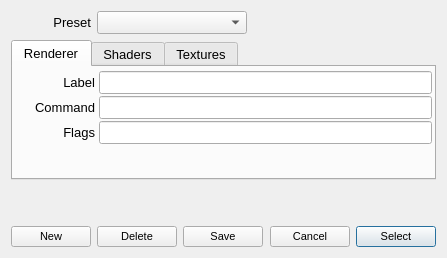
<?xml version="1.0" encoding="UTF-8"?>
<ui version="4.0">
 <class>meRendererSetup</class>
 <widget class="QDialog" name="meRendererSetup">
  <property name="geometry">
   <rect>
    <x>0</x>
    <y>0</y>
    <width>447</width>
    <height>258</height>
   </rect>
  </property>
  <property name="windowTitle">
   <string>Renderer preset setup</string>
  </property>
  <layout class="QGridLayout" name="gridLayout">
   <item row="0" column="0">
    <layout class="QHBoxLayout" name="horizontalLayout">
     <item>
      <widget class="QLabel" name="labelPreset">
       <property name="minimumSize">
        <size>
         <width>80</width>
         <height>0</height>
        </size>
       </property>
       <property name="maximumSize">
        <size>
         <width>16777215</width>
         <height>16777215</height>
        </size>
       </property>
       <property name="font">
        <font>
         <family>MS Shell Dlg 2</family>
         <pointsize>10</pointsize>
        </font>
       </property>
       <property name="text">
        <string>Preset</string>
       </property>
       <property name="alignment">
        <set>Qt::AlignRight|Qt::AlignTrailing|Qt::AlignVCenter</set>
       </property>
      </widget>
     </item>
     <item>
      <widget class="QComboBox" name="listPreset">
       <property name="minimumSize">
        <size>
         <width>150</width>
         <height>0</height>
        </size>
       </property>
       <property name="font">
        <font>
         <pointsize>10</pointsize>
        </font>
       </property>
       <property name="editable">
        <bool>false</bool>
       </property>
       <property name="insertPolicy">
        <enum>QComboBox::InsertAtBottom</enum>
       </property>
       <property name="sizeAdjustPolicy">
        <enum>QComboBox::AdjustToContentsOnFirstShow</enum>
       </property>
       <property name="frame">
        <bool>true</bool>
       </property>
      </widget>
     </item>
     <item>
      <spacer name="horizontalSpacer">
       <property name="orientation">
        <enum>Qt::Horizontal</enum>
       </property>
       <property name="sizeHint" stdset="0">
        <size>
         <width>138</width>
         <height>20</height>
        </size>
       </property>
      </spacer>
     </item>
    </layout>
   </item>
   <item row="5" column="0">
    <layout class="QHBoxLayout" name="btnlt" stretch="0,0,0,1,0,0">
     <property name="spacing">
      <number>6</number>
     </property>
     <item>
      <widget class="QPushButton" name="newButton">
       <property name="minimumSize">
        <size>
         <width>60</width>
         <height>0</height>
        </size>
       </property>
       <property name="font">
        <font>
         <pointsize>8</pointsize>
        </font>
       </property>
       <property name="toolTip">
        <string extracomment="(Create new renderer preset)">Create new renderer preset</string>
       </property>
       <property name="text">
        <string extracomment="(Create new renderer preset) ">New</string>
       </property>
       <property name="autoDefault">
        <bool>false</bool>
       </property>
      </widget>
     </item>
     <item>
      <widget class="QPushButton" name="deleteButton">
       <property name="minimumSize">
        <size>
         <width>60</width>
         <height>0</height>
        </size>
       </property>
       <property name="font">
        <font>
         <pointsize>8</pointsize>
        </font>
       </property>
       <property name="toolTip">
        <string extracomment="Delete current renderer preset">Delete current renderer preset</string>
       </property>
       <property name="text">
        <string>Delete</string>
       </property>
       <property name="autoDefault">
        <bool>false</bool>
       </property>
      </widget>
     </item>
     <item>
      <widget class="QPushButton" name="saveButton">
       <property name="minimumSize">
        <size>
         <width>60</width>
         <height>0</height>
        </size>
       </property>
       <property name="font">
        <font>
         <pointsize>8</pointsize>
        </font>
       </property>
       <property name="toolTip">
        <string>Save current renderer preset</string>
       </property>
       <property name="text">
        <string>Save</string>
       </property>
       <property name="autoDefault">
        <bool>false</bool>
       </property>
      </widget>
     </item>
     <item>
      <spacer name="horizontalSpacer_4">
       <property name="orientation">
        <enum>Qt::Horizontal</enum>
       </property>
       <property name="sizeHint" stdset="0">
        <size>
         <width>40</width>
         <height>20</height>
        </size>
       </property>
      </spacer>
     </item>
     <item>
      <widget class="QPushButton" name="cancelButton">
       <property name="minimumSize">
        <size>
         <width>80</width>
         <height>0</height>
        </size>
       </property>
       <property name="font">
        <font>
         <pointsize>8</pointsize>
        </font>
       </property>
       <property name="text">
        <string>Cancel</string>
       </property>
       <property name="autoDefault">
        <bool>false</bool>
       </property>
      </widget>
     </item>
     <item>
      <widget class="QPushButton" name="okButton">
       <property name="minimumSize">
        <size>
         <width>80</width>
         <height>0</height>
        </size>
       </property>
       <property name="font">
        <font>
         <pointsize>8</pointsize>
        </font>
       </property>
       <property name="toolTip">
        <string>Select current renderer preset</string>
       </property>
       <property name="text">
        <string>Select</string>
       </property>
       <property name="autoDefault">
        <bool>true</bool>
       </property>
       <property name="default">
        <bool>true</bool>
       </property>
      </widget>
     </item>
    </layout>
   </item>
   <item row="1" column="0">
    <widget class="QTabWidget" name="tabs">
     <property name="minimumSize">
      <size>
       <width>0</width>
       <height>140</height>
      </size>
     </property>
     <property name="maximumSize">
      <size>
       <width>16777215</width>
       <height>140</height>
      </size>
     </property>
     <property name="font">
      <font>
       <pointsize>10</pointsize>
       <weight>50</weight>
       <italic>false</italic>
       <bold>false</bold>
      </font>
     </property>
     <property name="layoutDirection">
      <enum>Qt::LeftToRight</enum>
     </property>
     <property name="autoFillBackground">
      <bool>true</bool>
     </property>
     <property name="tabPosition">
      <enum>QTabWidget::North</enum>
     </property>
     <property name="tabShape">
      <enum>QTabWidget::Rounded</enum>
     </property>
     <property name="currentIndex">
      <number>0</number>
     </property>
     <property name="elideMode">
      <enum>Qt::ElideLeft</enum>
     </property>
     <property name="usesScrollButtons">
      <bool>false</bool>
     </property>
     <property name="documentMode">
      <bool>false</bool>
     </property>
     <property name="tabsClosable">
      <bool>false</bool>
     </property>
     <widget class="QWidget" name="tab1">
      <attribute name="title">
       <string>Renderer</string>
      </attribute>
      <layout class="QVBoxLayout" name="verticalLayout_2">
       <property name="spacing">
        <number>2</number>
       </property>
       <property name="leftMargin">
        <number>2</number>
       </property>
       <property name="topMargin">
        <number>4</number>
       </property>
       <property name="rightMargin">
        <number>2</number>
       </property>
       <property name="bottomMargin">
        <number>2</number>
       </property>
       <item>
        <layout class="QHBoxLayout" name="horizontalLayout_2" stretch="0,1">
         <property name="spacing">
          <number>4</number>
         </property>
         <item>
          <widget class="QLabel" name="labelName">
           <property name="minimumSize">
            <size>
             <width>80</width>
             <height>0</height>
            </size>
           </property>
           <property name="baseSize">
            <size>
             <width>150</width>
             <height>0</height>
            </size>
           </property>
           <property name="font">
            <font>
             <pointsize>10</pointsize>
            </font>
           </property>
           <property name="text">
            <string>Label</string>
           </property>
           <property name="alignment">
            <set>Qt::AlignRight|Qt::AlignTrailing|Qt::AlignVCenter</set>
           </property>
          </widget>
         </item>
         <item>
          <widget class="QLineEdit" name="lineName">
           <property name="frame">
            <bool>true</bool>
           </property>
          </widget>
         </item>
        </layout>
       </item>
       <item>
        <layout class="QHBoxLayout" name="horizontalLayout_3" stretch="0,1">
         <property name="spacing">
          <number>4</number>
         </property>
         <item>
          <widget class="QLabel" name="labelCmd">
           <property name="minimumSize">
            <size>
             <width>80</width>
             <height>0</height>
            </size>
           </property>
           <property name="baseSize">
            <size>
             <width>150</width>
             <height>0</height>
            </size>
           </property>
           <property name="font">
            <font>
             <pointsize>10</pointsize>
            </font>
           </property>
           <property name="text">
            <string>Command</string>
           </property>
           <property name="alignment">
            <set>Qt::AlignRight|Qt::AlignTrailing|Qt::AlignVCenter</set>
           </property>
          </widget>
         </item>
         <item>
          <widget class="QLineEdit" name="lineCmd"/>
         </item>
        </layout>
       </item>
       <item>
        <layout class="QHBoxLayout" name="horizontalLayout_4" stretch="0,1">
         <property name="spacing">
          <number>4</number>
         </property>
         <item>
          <widget class="QLabel" name="labelFlags">
           <property name="minimumSize">
            <size>
             <width>80</width>
             <height>0</height>
            </size>
           </property>
           <property name="baseSize">
            <size>
             <width>150</width>
             <height>0</height>
            </size>
           </property>
           <property name="font">
            <font>
             <pointsize>10</pointsize>
            </font>
           </property>
           <property name="text">
            <string>Flags</string>
           </property>
           <property name="alignment">
            <set>Qt::AlignRight|Qt::AlignTrailing|Qt::AlignVCenter</set>
           </property>
          </widget>
         </item>
         <item>
          <widget class="QLineEdit" name="lineFlags"/>
         </item>
        </layout>
       </item>
       <item>
        <spacer name="verticalSpacer_2">
         <property name="orientation">
          <enum>Qt::Vertical</enum>
         </property>
         <property name="sizeHint" stdset="0">
          <size>
           <width>20</width>
           <height>26</height>
          </size>
         </property>
        </spacer>
       </item>
      </layout>
     </widget>
     <widget class="QWidget" name="tab2">
      <attribute name="title">
       <string>Shaders</string>
      </attribute>
      <layout class="QVBoxLayout" name="verticalLayout">
       <property name="spacing">
        <number>2</number>
       </property>
       <property name="leftMargin">
        <number>2</number>
       </property>
       <property name="topMargin">
        <number>4</number>
       </property>
       <property name="rightMargin">
        <number>2</number>
       </property>
       <property name="bottomMargin">
        <number>2</number>
       </property>
       <item>
        <layout class="QHBoxLayout" name="horizontalLayout_5" stretch="0,1">
         <property name="spacing">
          <number>4</number>
         </property>
         <item>
          <widget class="QLabel" name="labelCompiler">
           <property name="minimumSize">
            <size>
             <width>80</width>
             <height>0</height>
            </size>
           </property>
           <property name="font">
            <font>
             <pointsize>10</pointsize>
            </font>
           </property>
           <property name="text">
            <string> Compiler</string>
           </property>
           <property name="alignment">
            <set>Qt::AlignRight|Qt::AlignTrailing|Qt::AlignVCenter</set>
           </property>
          </widget>
         </item>
         <item>
          <widget class="QLineEdit" name="lineCompiler"/>
         </item>
        </layout>
       </item>
       <item>
        <layout class="QHBoxLayout" name="horizontalLayout_6" stretch="0,1">
         <property name="spacing">
          <number>4</number>
         </property>
         <item>
          <widget class="QLabel" name="labelShaderInfo">
           <property name="minimumSize">
            <size>
             <width>80</width>
             <height>0</height>
            </size>
           </property>
           <property name="font">
            <font>
             <pointsize>10</pointsize>
            </font>
           </property>
           <property name="text">
            <string>SloInfo</string>
           </property>
           <property name="alignment">
            <set>Qt::AlignRight|Qt::AlignTrailing|Qt::AlignVCenter</set>
           </property>
          </widget>
         </item>
         <item>
          <widget class="QLineEdit" name="lineShaderInfo"/>
         </item>
        </layout>
       </item>
       <item>
        <layout class="QHBoxLayout" name="horizontalLayout_7" stretch="0,1">
         <property name="spacing">
          <number>4</number>
         </property>
         <item>
          <widget class="QLabel" name="labelDefines">
           <property name="minimumSize">
            <size>
             <width>80</width>
             <height>0</height>
            </size>
           </property>
           <property name="font">
            <font>
             <pointsize>10</pointsize>
            </font>
           </property>
           <property name="text">
            <string>Defines</string>
           </property>
           <property name="alignment">
            <set>Qt::AlignRight|Qt::AlignTrailing|Qt::AlignVCenter</set>
           </property>
          </widget>
         </item>
         <item>
          <widget class="QLineEdit" name="lineDefines">
           <property name="sizePolicy">
            <sizepolicy hsizetype="Expanding" vsizetype="Fixed">
             <horstretch>0</horstretch>
             <verstretch>0</verstretch>
            </sizepolicy>
           </property>
           <property name="maximumSize">
            <size>
             <width>16777215</width>
             <height>16777215</height>
            </size>
           </property>
          </widget>
         </item>
        </layout>
       </item>
       <item>
        <layout class="QHBoxLayout" name="horizontalLayout_8" stretch="0,0,1">
         <property name="spacing">
          <number>4</number>
         </property>
         <property name="sizeConstraint">
          <enum>QLayout::SetNoConstraint</enum>
         </property>
         <item>
          <widget class="QLabel" name="labelShaderExt">
           <property name="sizePolicy">
            <sizepolicy hsizetype="Fixed" vsizetype="Preferred">
             <horstretch>0</horstretch>
             <verstretch>0</verstretch>
            </sizepolicy>
           </property>
           <property name="minimumSize">
            <size>
             <width>80</width>
             <height>0</height>
            </size>
           </property>
           <property name="maximumSize">
            <size>
             <width>16777215</width>
             <height>16777215</height>
            </size>
           </property>
           <property name="font">
            <font>
             <pointsize>10</pointsize>
            </font>
           </property>
           <property name="layoutDirection">
            <enum>Qt::LeftToRight</enum>
           </property>
           <property name="text">
            <string> Extension</string>
           </property>
           <property name="alignment">
            <set>Qt::AlignRight|Qt::AlignTrailing|Qt::AlignVCenter</set>
           </property>
          </widget>
         </item>
         <item>
          <widget class="QLineEdit" name="lineShaderExt">
           <property name="sizePolicy">
            <sizepolicy hsizetype="Fixed" vsizetype="Fixed">
             <horstretch>0</horstretch>
             <verstretch>0</verstretch>
            </sizepolicy>
           </property>
           <property name="minimumSize">
            <size>
             <width>50</width>
             <height>0</height>
            </size>
           </property>
           <property name="maximumSize">
            <size>
             <width>50</width>
             <height>16777215</height>
            </size>
           </property>
           <property name="layoutDirection">
            <enum>Qt::LeftToRight</enum>
           </property>
           <property name="autoFillBackground">
            <bool>false</bool>
           </property>
          </widget>
         </item>
         <item>
          <spacer name="horizontalSpacer_2">
           <property name="orientation">
            <enum>Qt::Horizontal</enum>
           </property>
           <property name="sizeHint" stdset="0">
            <size>
             <width>40</width>
             <height>20</height>
            </size>
           </property>
          </spacer>
         </item>
        </layout>
       </item>
       <item>
        <spacer name="verticalSpacer_3">
         <property name="orientation">
          <enum>Qt::Vertical</enum>
         </property>
         <property name="sizeHint" stdset="0">
          <size>
           <width>20</width>
           <height>0</height>
          </size>
         </property>
        </spacer>
       </item>
      </layout>
     </widget>
     <widget class="QWidget" name="tab3">
      <attribute name="title">
       <string>Textures</string>
      </attribute>
      <layout class="QVBoxLayout" name="verticalLayout_3">
       <property name="spacing">
        <number>2</number>
       </property>
       <property name="leftMargin">
        <number>2</number>
       </property>
       <property name="topMargin">
        <number>4</number>
       </property>
       <property name="rightMargin">
        <number>2</number>
       </property>
       <property name="bottomMargin">
        <number>2</number>
       </property>
       <item>
        <layout class="QHBoxLayout" name="horizontalLayout_9">
         <property name="spacing">
          <number>4</number>
         </property>
         <item>
          <widget class="QLabel" name="labelTexMake">
           <property name="minimumSize">
            <size>
             <width>80</width>
             <height>0</height>
            </size>
           </property>
           <property name="maximumSize">
            <size>
             <width>16777215</width>
             <height>16777215</height>
            </size>
           </property>
           <property name="font">
            <font>
             <pointsize>10</pointsize>
            </font>
           </property>
           <property name="text">
            <string>TexMake</string>
           </property>
           <property name="alignment">
            <set>Qt::AlignRight|Qt::AlignTrailing|Qt::AlignVCenter</set>
           </property>
          </widget>
         </item>
         <item>
          <widget class="QLineEdit" name="lineTexMake"/>
         </item>
        </layout>
       </item>
       <item>
        <layout class="QHBoxLayout" name="horizontalLayout_10">
         <property name="spacing">
          <number>4</number>
         </property>
         <item>
          <widget class="QLabel" name="labelTexInfo">
           <property name="minimumSize">
            <size>
             <width>80</width>
             <height>0</height>
            </size>
           </property>
           <property name="font">
            <font>
             <pointsize>10</pointsize>
            </font>
           </property>
           <property name="text">
            <string> TexInfo</string>
           </property>
           <property name="alignment">
            <set>Qt::AlignRight|Qt::AlignTrailing|Qt::AlignVCenter</set>
           </property>
          </widget>
         </item>
         <item>
          <widget class="QLineEdit" name="lineTexInfo"/>
         </item>
        </layout>
       </item>
       <item>
        <layout class="QHBoxLayout" name="horizontalLayout_11">
         <property name="spacing">
          <number>4</number>
         </property>
         <item>
          <widget class="QLabel" name="labelTexViewer">
           <property name="minimumSize">
            <size>
             <width>80</width>
             <height>0</height>
            </size>
           </property>
           <property name="font">
            <font>
             <pointsize>10</pointsize>
            </font>
           </property>
           <property name="text">
            <string>Viewer</string>
           </property>
           <property name="alignment">
            <set>Qt::AlignRight|Qt::AlignTrailing|Qt::AlignVCenter</set>
           </property>
          </widget>
         </item>
         <item>
          <widget class="QLineEdit" name="lineTexViewer"/>
         </item>
        </layout>
       </item>
       <item>
        <layout class="QHBoxLayout" name="horizontalLayout_12" stretch="0,0,1">
         <property name="spacing">
          <number>4</number>
         </property>
         <item>
          <widget class="QLabel" name="labelTexExt">
           <property name="minimumSize">
            <size>
             <width>80</width>
             <height>0</height>
            </size>
           </property>
           <property name="maximumSize">
            <size>
             <width>16777215</width>
             <height>16777215</height>
            </size>
           </property>
           <property name="font">
            <font>
             <pointsize>10</pointsize>
            </font>
           </property>
           <property name="text">
            <string> Extension</string>
           </property>
           <property name="alignment">
            <set>Qt::AlignRight|Qt::AlignTrailing|Qt::AlignVCenter</set>
           </property>
          </widget>
         </item>
         <item>
          <widget class="QLineEdit" name="lineTexExt">
           <property name="sizePolicy">
            <sizepolicy hsizetype="Fixed" vsizetype="Fixed">
             <horstretch>0</horstretch>
             <verstretch>0</verstretch>
            </sizepolicy>
           </property>
           <property name="maximumSize">
            <size>
             <width>50</width>
             <height>16777215</height>
            </size>
           </property>
          </widget>
         </item>
         <item>
          <spacer name="horizontalSpacer_3">
           <property name="orientation">
            <enum>Qt::Horizontal</enum>
           </property>
           <property name="sizeHint" stdset="0">
            <size>
             <width>40</width>
             <height>20</height>
            </size>
           </property>
          </spacer>
         </item>
        </layout>
       </item>
       <item>
        <spacer name="verticalSpacer_4">
         <property name="orientation">
          <enum>Qt::Vertical</enum>
         </property>
         <property name="sizeHint" stdset="0">
          <size>
           <width>20</width>
           <height>40</height>
          </size>
         </property>
        </spacer>
       </item>
      </layout>
     </widget>
    </widget>
   </item>
   <item row="4" column="0">
    <spacer name="verticalSpacer">
     <property name="orientation">
      <enum>Qt::Vertical</enum>
     </property>
     <property name="sizeHint" stdset="0">
      <size>
       <width>20</width>
       <height>40</height>
      </size>
     </property>
    </spacer>
   </item>
  </layout>
 </widget>
 <tabstops>
  <tabstop>tabs</tabstop>
  <tabstop>listPreset</tabstop>
  <tabstop>newButton</tabstop>
  <tabstop>deleteButton</tabstop>
  <tabstop>cancelButton</tabstop>
  <tabstop>lineName</tabstop>
  <tabstop>lineCmd</tabstop>
  <tabstop>lineFlags</tabstop>
  <tabstop>lineCompiler</tabstop>
  <tabstop>lineShaderInfo</tabstop>
  <tabstop>lineDefines</tabstop>
  <tabstop>lineShaderExt</tabstop>
  <tabstop>lineTexMake</tabstop>
  <tabstop>lineTexInfo</tabstop>
  <tabstop>lineTexViewer</tabstop>
  <tabstop>lineTexExt</tabstop>
 </tabstops>
 <resources/>
 <connections>
  <connection>
   <sender>cancelButton</sender>
   <signal>clicked()</signal>
   <receiver>meRendererSetup</receiver>
   <slot>close()</slot>
   <hints>
    <hint type="sourcelabel">
     <x>316</x>
     <y>515</y>
    </hint>
    <hint type="destinationlabel">
     <x>208</x>
     <y>271</y>
    </hint>
   </hints>
  </connection>
  <connection>
   <sender>okButton</sender>
   <signal>clicked()</signal>
   <receiver>meRendererSetup</receiver>
   <slot>onSelect()</slot>
   <hints>
    <hint type="sourcelabel">
     <x>375</x>
     <y>515</y>
    </hint>
    <hint type="destinationlabel">
     <x>208</x>
     <y>271</y>
    </hint>
   </hints>
  </connection>
  <connection>
   <sender>listPreset</sender>
   <signal>currentIndexChanged(QString)</signal>
   <receiver>meRendererSetup</receiver>
   <slot>onIndexChanged(QString)</slot>
   <hints>
    <hint type="sourcelabel">
     <x>162</x>
     <y>24</y>
    </hint>
    <hint type="destinationlabel">
     <x>208</x>
     <y>271</y>
    </hint>
   </hints>
  </connection>
  <connection>
   <sender>newButton</sender>
   <signal>clicked()</signal>
   <receiver>meRendererSetup</receiver>
   <slot>onNewPreset()</slot>
   <hints>
    <hint type="sourcelabel">
     <x>62</x>
     <y>515</y>
    </hint>
    <hint type="destinationlabel">
     <x>208</x>
     <y>271</y>
    </hint>
   </hints>
  </connection>
  <connection>
   <sender>deleteButton</sender>
   <signal>clicked()</signal>
   <receiver>meRendererSetup</receiver>
   <slot>onDeletePreset()</slot>
   <hints>
    <hint type="sourcelabel">
     <x>142</x>
     <y>515</y>
    </hint>
    <hint type="destinationlabel">
     <x>208</x>
     <y>271</y>
    </hint>
   </hints>
  </connection>
  <connection>
   <sender>lineName</sender>
   <signal>editingFinished()</signal>
   <receiver>meRendererSetup</receiver>
   <slot>onEditLabel()</slot>
   <hints>
    <hint type="sourcelabel">
     <x>265</x>
     <y>80</y>
    </hint>
    <hint type="destinationlabel">
     <x>223</x>
     <y>128</y>
    </hint>
   </hints>
  </connection>
  <connection>
   <sender>saveButton</sender>
   <signal>clicked()</signal>
   <receiver>meRendererSetup</receiver>
   <slot>onSave()</slot>
   <hints>
    <hint type="sourcelabel">
     <x>202</x>
     <y>234</y>
    </hint>
    <hint type="destinationlabel">
     <x>223</x>
     <y>128</y>
    </hint>
   </hints>
  </connection>
 </connections>
 <slots>
  <slot>onSave()</slot>
  <slot>onIndexChanged(QString)</slot>
  <slot>onNewPreset()</slot>
  <slot>onDeletePreset()</slot>
  <slot>onEditLabel()</slot>
  <slot>onSelect()</slot>
 </slots>
</ui>
